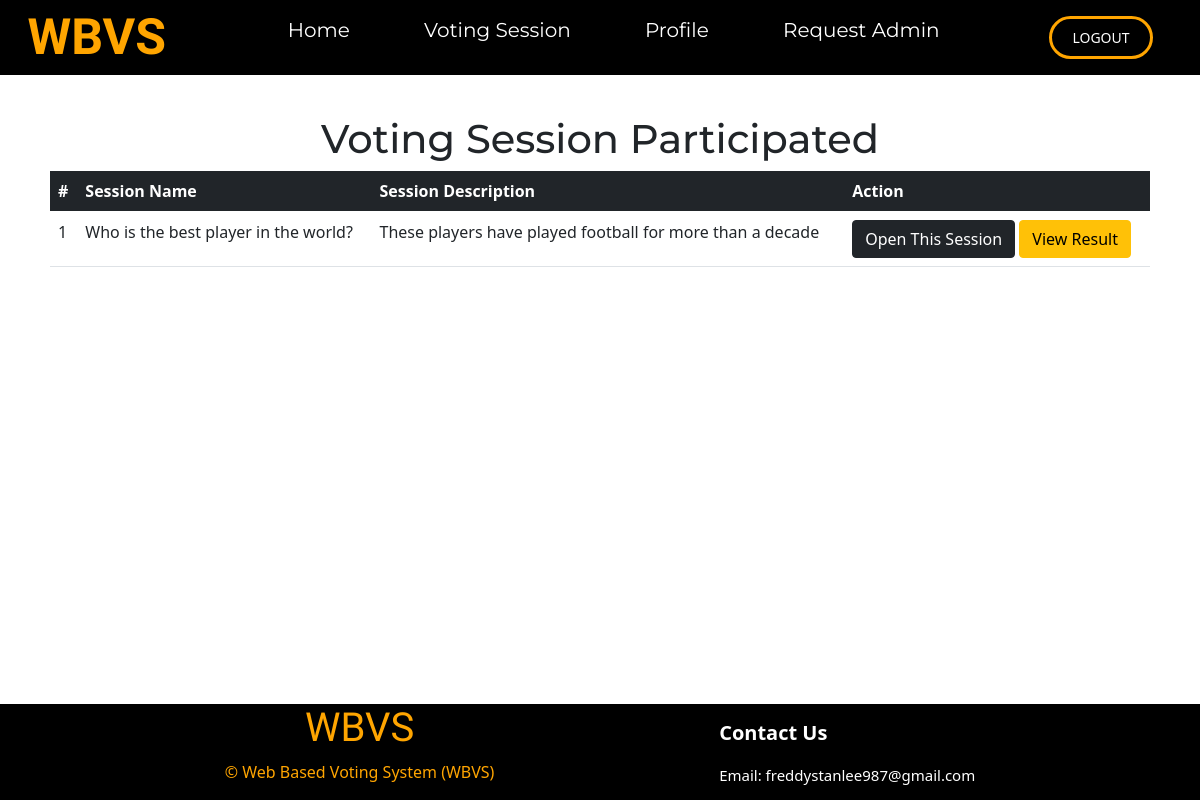
The page /users/userssession.php (signed in) on the database its author committed.
### tables this page shows
CREATE TABLE `participants` (
  `participantid` int(11) NOT NULL,
  `votecasted` int(11) NOT NULL,
  `sessionid` int(11) NOT NULL,
  `userid` int(11) NOT NULL
);

CREATE TABLE `votingsession` (
  `sessionid` int(11) NOT NULL,
  `sessionname` varchar(255) NOT NULL,
  `sessiondesc` longtext NOT NULL
);

### users/userssession.php (the view, shortened to what this page needs)
<?php
    require_once "../action/dbconnection.php";
?>
<!DOCTYPE html>
<html lang="en">
    <head>
        <link rel="stylesheet" href="../css/usersnavbar.css">
        <link href="https://cdn.jsdelivr.net/npm/bootstrap@5.0.2/dist/css/bootstrap.min.css" rel="stylesheet">
    </head>
    <body>
        <header>
            <a class="logo" href="usershome.php">WBVS</a>
            <nav>
                <ul class="navlinks">
                    <li><a href="usershome.php">Home</a></li>
                    <li><a href="userssession.php">Voting Session</a></li>
                    <li><a href="usersprofile.php">Profile</a></li>
                    <li><a href="usersrequest.php">Request Admin</a></li>
                </ul>
            </nav>
            <div class="logout-btn">
                <a href="../action/logout.php"><button>LOGOUT</button></a>
            </div>
        </header>
        <h1 style="font-family: 'Montserrat', sans-serif; text-align: center; margin-top: 40px;">Voting Session Participated</h1>
        <div style="margin: 0 50px 120px 50px">
            <table class="table table-hover" style="margin-right: 20px;">
                <thead>
                    <tr class="table-dark">
                        <th scope="col">#</th>
                        <th scope="col">Session Name</th>
                        <th scope="col">Session Description</th>
                        <th scope="col">Action</th>
                    </tr>
                </thead>
                <tbody>
                    <?php
                        $sessionsql = "SELECT participants.sessionid, votingsession.sessionname, votingsession.sessiondesc FROM participants INNER JOIN votingsession ON participants.sessionid = votingsession.sessionid WHERE participants.userid = ?;";
                        $stmt = mysqli_stmt_init($dbConn);
                        if(!mysqli_stmt_prepare($stmt, $sessionsql)){
                            header("Location: ../users/userssession.php?error=stmtfailed");
                            exit();
                        } else {
                            mysqli_stmt_bind_param($stmt, "i", $_SESSION["id"]);
                            mysqli_stmt_execute($stmt);
                            $datareceived = mysqli_stmt_get_result($stmt);
                            $checkresult = mysqli_num_rows($datareceived);
                            if($checkresult > 0){
                                $no = 1;
                                while ($row = mysqli_fetch_assoc($datareceived)) :?>
                                    <tr>
                                        <td><?= $no ?></td>
                                        <td><?= $row["sessionname"]?></td>
                                        <td><?= $row["sessiondesc"]?></td>
                                        <td>
                                            <a href="userspoll.php?session=<?= $row["sessionid"] ?>" class="btn btn-dark">Open This Session</a>
                                            <a href="viewresult.php?session=<?= $row["sessionid"] ?>" class="btn btn-warning">View Result</a>
                                        </td>
                                    </tr>
                    <?php
                                    $no++;
                                endwhile;
                            } else {
                                echo "<p style='color: red; font-size:20px;'>You are not in any voting session currently</p>";
                            }
                        }
                    ?>
                </tbody>
            </table>
        </div>
        <footer style="bottom: 0; background-color: black; width: 100%; height: auto; position: fixed; display: flex; justify-content: space-evenly; align-items:center;">
            <div style="text-align: center;">
                <h1 style="font-family: 'Qwigley', cursive; color: orange;">WBVS</h1>
                <p style="color: orange;">© Web Based Voting System (WBVS)</p>
            </div>
            <div>
                <p style="font-size: 20px; font-weight: bold; color: white;">Contact Us</p>
                <p style="font-size: 15px; color:white; margin-bottom: 0;">Email: freddystanlee987@gmail.com</p>
            </div>
        </footer>
    </body>
</html>

### css/usersnavbar.css (style rules this page uses)
body { margin: 0; padding: 0; }
header { width: 100%; background-color: black; justify-content: space-around; align-items: center; display:flex; }
.logo { font-family: 'Qwigley', cursive; font-size: 50px; font-weight: bold; text-decoration: none; color: orange; }
.navlinks { font-family: 'Montserrat', sans-serif; }
.navlinks li { display: inline-block; }
.navlinks li a { color: white; margin: 0 35px; font-size: 20px; text-decoration: none; }
.logout-btn a { font-size: 0; }
.logout-btn a button { margin: 0 20px; padding: 8px 20px; font-size: 14px; color: white; background-color: black; border: 3px solid orange; border-radius: 50px; }

### rows shown on the page
participants: sessionid.sessionname "Who is the best player in the world?", sessionid.sessiondesc "These players have played football for more than a decade"
